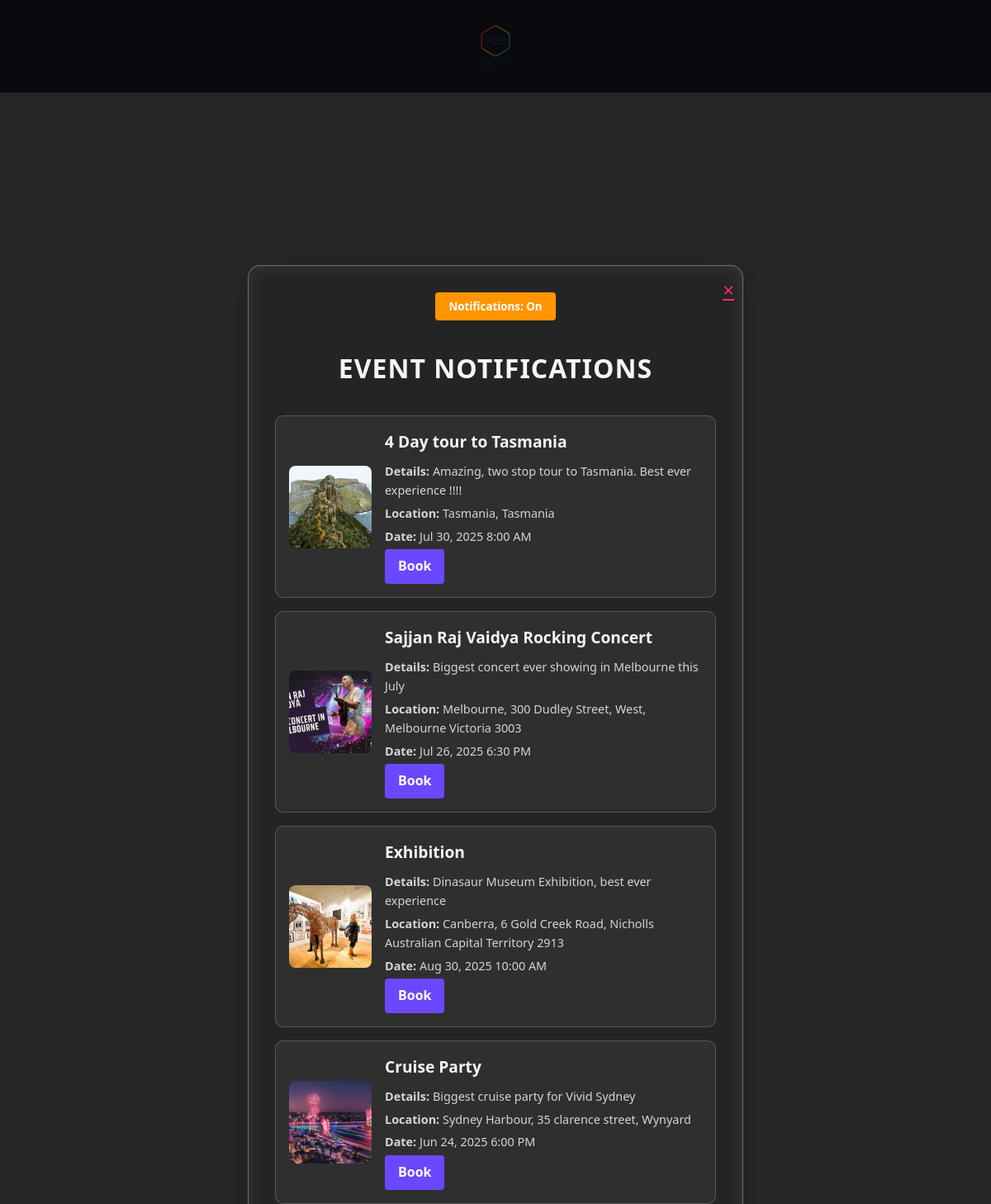
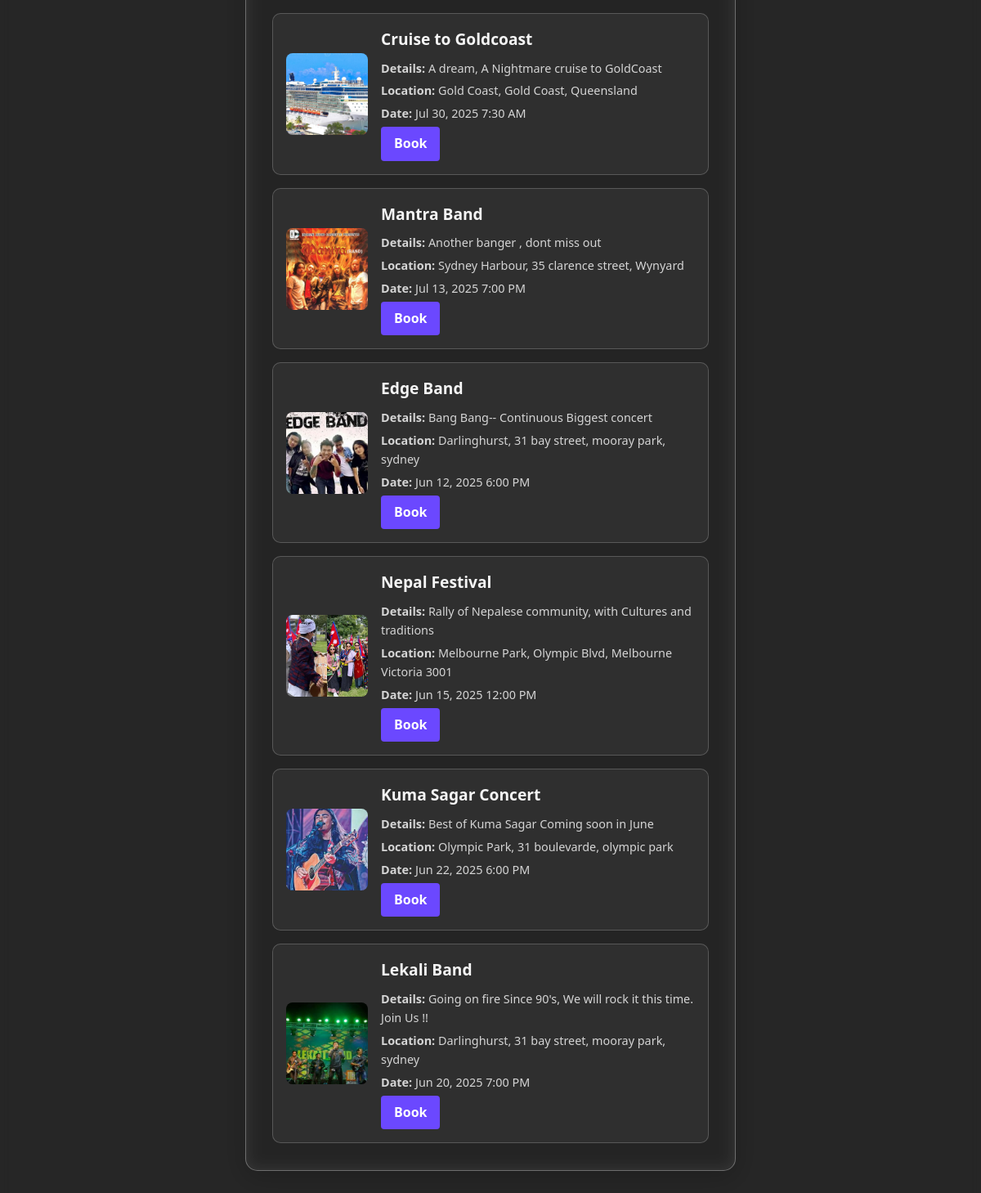
/view_notification_event.php (signed in), run on the app's committed database (2 pictures, top to bottom).
### tables this page shows
CREATE TABLE IF NOT EXISTS `events` (
  `event_id` int NOT NULL AUTO_INCREMENT,
  `title` varchar(100) NOT NULL,
  `description` text,
  `venue_id` int DEFAULT NULL,
  `start_datetime` datetime NOT NULL,
  `image_path` varchar(255) DEFAULT NULL,
  `created_by_type` enum('system_admin','venue_admin') NOT NULL,
  `created_by_id` int NOT NULL,
  `status` enum('pending','approved','rejected') DEFAULT 'pending',
  `created_at` timestamp NOT NULL DEFAULT CURRENT_TIMESTAMP,
  `booking_status` enum('open','closed') DEFAULT 'open',
  PRIMARY KEY (`event_id`),
  KEY `venue_id` (`venue_id`)
);

CREATE TABLE IF NOT EXISTS `venues` (
  `venue_id` int NOT NULL AUTO_INCREMENT,
  `name` varchar(100) NOT NULL,
  `address` text NOT NULL,
  `capacity` int NOT NULL,
  `venue_admin_id` int DEFAULT NULL,
  `created_at` timestamp NOT NULL DEFAULT CURRENT_TIMESTAMP,
  `image_path` varchar(255) DEFAULT NULL,
  `latitude` decimal(9,6) DEFAULT NULL,
  `longitude` decimal(9,6) DEFAULT NULL,
  PRIMARY KEY (`venue_id`),
  KEY `venue_admin_id` (`venue_admin_id`)
);

### view_notification_event.php (the view, shortened to what this page needs)
<?php
require_once 'Connection/sql_auth.php';
$notifications = [];
if ($_SESSION['notification_preference'] === 'opt-in') {
    $query = "SELECT e.*, v.name as venue_name, v.address
              FROM events e
              JOIN venues v ON e.venue_id = v.venue_id
              WHERE e.start_datetime > NOW()
              AND e.status = 'approved'
              AND e.created_by_type IN ('system_admin', 'venue_admin')
              ORDER BY e.created_at DESC";
    $result = $db->query($query);
    if ($result) {
        $notifications = $result->fetch_all(MYSQLI_ASSOC);
    }
}
?>
<!DOCTYPE html>
<html lang="en">
<head>
    <link rel="stylesheet" href="https://cdnjs.cloudflare.com/ajax/libs/font-awesome/6.0.0-beta3/css/all.min.css">
</head>
<body>
    <header>
        <div class="header-container">
            <a href="index.php" class="logo">
                <img src="images/a2b.png" alt="EventHub Logo" onerror="this.src=''; this.alt='EventHub';">
            </a>
        </div>
    </header>
    <div class="popup-overlay">
        <div class="popup-content">
            <a href="index.php" class="close-btn" title="Close Notifications">×</a>
            <div class="toggle-section">
                <form method="POST">
                    <button type="submit" name="toggle_notifications" class="toggle-btn">
                        Notifications: <?= $_SESSION['notification_preference'] === 'opt-in' ? 'On' : 'Off' ?>
                    </button>
                </form>
            </div>
            <h2>Event Notifications</h2>
            <?php if (empty($notifications) || $_SESSION['notification_preference'] === 'opt-out'): ?>
                <p class="no-data-message">
                    <?php if ($_SESSION['notification_preference'] === 'opt-out'): ?>
                        Notifications are turned off. Click the button above to enable them.
                    <?php else: ?>
                        No new event notifications available.
                    <?php endif; ?>
                </p>
            <?php else: ?>
                <?php foreach ($notifications as $notification): ?>
                    <div class="notification">
                        <img src="<?= htmlspecialchars($notification['image_path'] ?? 'images/default-event.jpg') ?>"
                             alt="<?= htmlspecialchars($notification['title']) ?>"
                             onerror="this.src='images/default-event.jpg';">
                        <div class="notification-content">
                            <h3><?= htmlspecialchars($notification['title']) ?></h3>
                            <p><strong>Details:</strong> <?= htmlspecialchars($notification['description'] ?? 'No description available') ?></p>
                            <p><strong>Location:</strong> <?= htmlspecialchars($notification['venue_name']) ?>, <?= htmlspecialchars($notification['address']) ?></p>
                            <p><strong>Date:</strong> <?= date('M j, Y g:i A', strtotime($notification['start_datetime'])) ?></p>
                            <a href="event_details.php?event_id=<?= htmlspecialchars($notification['event_id']) ?>" class="book-btn">Book</a>
                        </div>
                    </div>
                <?php endforeach; ?>
            <?php endif; ?>
        </div>
    </div>
</body>
</html>

### data on the page
events: image_path (picture), title "4 Day tour to Tasmania", description "Amazing, two stop tour to Tasmania. Best ever experience !!!!", venue.name "Tasmania", venue.address "Tasmania", start_datetime "Jul 30, 2025 8:00 AM"
events: image_path (picture), title "Sajjan Raj Vaidya Rocking Concert", description "Biggest concert ever showing in Melbourne this July", venue.name "Melbourne", venue.address "300 Dudley Street, West, Melbourne Victoria 3003", start_datetime "Jul 26, 2025 6:30 PM"
events: image_path (picture), title "Exhibition", description "Dinasaur Museum Exhibition, best ever experience", venue.name "Canberra", venue.address "6 Gold Creek Road, Nicholls Australian Capital Territory 2913", start_datetime "Aug 30, 2025 10:00 AM"
events: image_path (picture), title "Cruise Party", description "Biggest cruise party for Vivid Sydney", venue.name "Sydney Harbour", venue.address "35 clarence street, Wynyard", start_datetime "Jun 24, 2025 6:00 PM"
events: image_path (picture), title "Cruise to Goldcoast", description "A dream, A Nightmare cruise to GoldCoast", venue.name "Gold Coast", venue.address "Gold Coast, Queensland", start_datetime "Jul 30, 2025 7:30 AM"
events: image_path (picture), title "Mantra Band", description "Another banger , dont miss out", venue.name "Sydney Harbour", venue.address "35 clarence street, Wynyard", start_datetime "Jul 13, 2025 7:00 PM"
events: image_path (picture), title "Edge Band", description "Bang Bang-- Continuous Biggest concert", venue.name "Darlinghurst", venue.address "31 bay street, mooray park, sydney", start_datetime "Jun 12, 2025 6:00 PM"
events: image_path (picture), title "Nepal Festival", description "Rally of Nepalese community, with Cultures and traditions", venue.name "Melbourne Park", venue.address "Olympic Blvd, Melbourne Victoria 3001", start_datetime "Jun 15, 2025 12:00 PM"
events: image_path (picture), title "Kuma Sagar Concert", description "Best of Kuma Sagar Coming soon in June", venue.name "Olympic Park", venue.address "31 boulevarde, olympic park", start_datetime "Jun 22, 2025 6:00 PM"
events: image_path (picture), title "Lekali Band", description "Going on fire Since 90's, We will rock it this time. Join Us !!", venue.name "Darlinghurst", venue.address "31 bay street, mooray park, sydney", start_datetime "Jun 20, 2025 7:00 PM"
